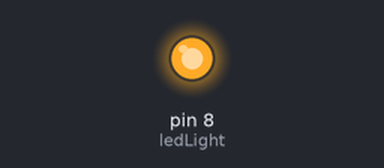
Recording of a sketch running on a simulated Arduino Uno, built with avr-gcc and run on an emulated ATmega328P. On the bench: output pins drawn as LEDs (lit = HIGH).

Above: at 0.05 s.
Timing chart, 0 to 3.0 s (numbered marks = the images above):
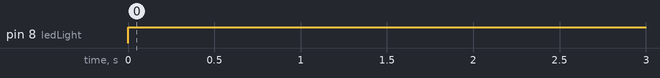

The sketch:

testBlink.ino
```cpp
int ledLight = 8;

void setup() {
  // put your setup code here, to run once:
  pinMode(ledLight, OUTPUT);
  Serial.begin(9600); // Starts the serial communication
}

void loop() {
  // put your main code here, to run repeatedly:
  digitalWrite(ledLight, true);
  delay(100);
  digitalWrite(ledLight, false);
}
```

Measured:
- by itself, pin 8 (ledLight): LOW → HIGH at 0.00 s
